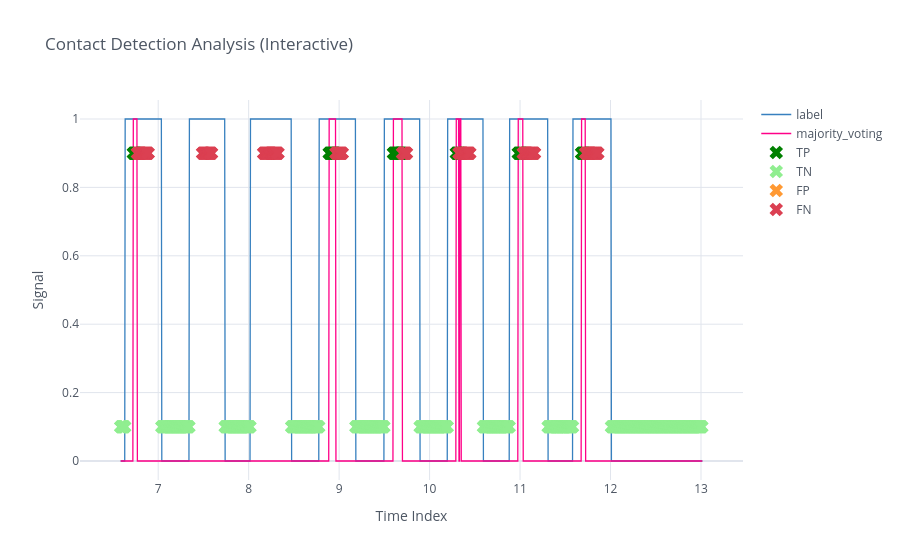

The code cell stored with this chart in its notebook:
### Code cell
# hyperparameters
import pickle, logging
accuracy_metric = Accuracy()

loss_fn = nn.CrossEntropyLoss()
loss_fn = nn.BCEWithLogitsLoss()
#loss_fn = nn.MultiLabelSoftMarginLoss()

lrs = [0.04, 0.004]
lr_threshold = 0.0005
n_epochs = [35, 15]
n = 14  # Window size for majority voting
batch_size = 71
data_name , dof= 'franka_main', 7 #franka_main, ur5
split_rate = 0.75

torch.manual_seed(2020)
np.random.seed(2020)
random.seed(2020)
device = torch.device("cuda:0" if torch.cuda.is_available() else "cpu")

if device.type == "cuda":
    print("Using GPU:", torch.cuda.get_device_name())

main_path = os.getcwd().replace('pipelines', '')
dataset_info = {os.getcwd().replace('pipelines', '') + f'/dataset/{data_name}/labeled_data/': dof}
logging.basicConfig(
    level=logging.INFO,  # Set the logging level to INFO
    format='%(asctime)s - %(levelname)s - %(message)s',
    handlers=[
        logging.StreamHandler(),  # Print log to console
        logging.FileHandler(os.getcwd() + f'/trained_models/{data_name}/contact_detection/{data_name}_training_log_batch_size{batch_size}_{time.time()}.txt')#num_layers{num_layers}_hidden_size{hidden_size}.txt')  # Save log to a single file
    ]
)
dict_label = {'link7': 1, 'link6':1, 'link5':1, 'link4':1, 'link3':1, 'link2':1, 'link1':1, 'no_contact': 0}
selected_features = [f'e{i}' for i in range(dof)]#+[ f'de{i}' for i in range(robot_dof)]

for num_layers in [1,2,3]:
    for hidden_size in [32, 64, 128, 256]:
        for seq_num in [30, 50, 80, 100, 150, 200]:
            for gap in [3, 5, 10, 15]:
                # Load the dataset from the file _half_0_75_0_3
                with open(f'{main_path}/dataset/{data_name}/pickleDatasets/{data_name}_feature_e_gap_{gap}_splitRate_{split_rate}_seqNum_{seq_num}.pickle', 'rb') as f:
                    master_dataset = pickle.load(f)

                # Training
                train_dataloader = DataLoader(master_dataset, batch_size=batch_size, shuffle=True)

                # Build the model
                #model_lstmBlock = lstmBlock(num_features_joints=seq_num, num_layers=num_layers, hidden_size=64, dropout=0.2, bidirectional=True)
                model_cnnLSTM = cnnLSTM(num_features_joints=seq_num, num_layers=num_layers, hidden_size=hidden_size, dropout=0.7, bidirectional=True)
                models = [model_cnnLSTM, model_cnnLSTM]
                models_names = ['model_lstmBlock',  'model_cnnLSTM',]
                for model in models:
                    model.to(device)
                    
                for ii in [1]:#range(len(models)):
                    model = models[ii]
                    #model.lstm.flatten_parameters()
                    
                    lr = lrs[ii]
                    logging.info(f'------------  {models_names[ii]} , num_layers = {num_layers}, hidden_size={hidden_size} seq_num = {seq_num}, gap = {gap}, --------------')
                    #  training on source robot
                    #model, loss_seq, lr_seq = train_loop(model, train_datasetloader,selected_features, lr, n_epochs[ii])
                    model.train()
                    # Use Adam optimizer and CrossEntropyLoss as the loss function
                    optimizer = optim.Adam(model.parameters(), lr=lr, weight_decay=1e-5)
                    # Initialize learning rate scheduler
                    scheduler = torch.optim.lr_scheduler.ReduceLROnPlateau(optimizer, mode='min', factor=0.5, patience=1, verbose=True)
                    loss_seq = []
                    lr_seq = []
                    # Training loop
                    for epoch in range(n_epochs[ii]):
                        running_loss = []
                        
                        for X_batch, y_batch in train_dataloader:
                            X_batch, y_batch = X_batch.to(device), y_batch.to(device) # Move data to device
                            optimizer.zero_grad()
                            y_pred = model(X_batch)
                            y_batch = create_hierarchical_labels(y_batch, dof)
                            loss = loss_fn(y_pred, y_batch)            
                            loss.backward()
                            optimizer.step()
                            running_loss.append(loss.cpu().detach().numpy())

                        avg_loss = np.mean(running_loss)
                        #print(f"Epoch: {epoch + 1}/{n_epochs} - learning rate: {optimizer.param_groups[0]['lr']:.5f}, classification loss: {avg_loss:.4f}")
                        # Update the scheduler with the average loss
                        scheduler.step(avg_loss)
                        current_lr = optimizer.param_groups[0]['lr']
                        if current_lr < lr_threshold:
                            print(f"Learning rate has dropped below the threshold of {lr_threshold}. Stopping training.")
                            break
                        loss_seq.append(avg_loss)
                        lr_seq.append(current_lr)
                        if avg_loss < 0.08:
                            print('early stopping <0.08!')
                            break
                    #logging.info(f'loss = {loss_seq}')
                    #logging.info(f'lr = {lr_seq}')
                    model.eval()
                    os.makedirs(f'{main_path}/pipelines/trained_models/{data_name}/contact_detection/{batch_size}/', exist_ok=True)
                    accuracies = []
                    # Loop through each dataset path and corresponding dof
                    for data_path, dof in dataset_info.items():
                        # Load the dataset for testing
                        testing_datasets = LoadDatasets(data_path, dict_label)
                        test_datasetloader = DataLoader(testing_datasets, batch_size=1, shuffle=False)
                        
                        for trial_dataset_path, label in test_datasetloader:
                            if 'link1' in trial_dataset_path[0]:
                                # Load the dataset for the specific trial
                                data = LoadSeqDataset(file_path=trial_dataset_path[0], label=label[0], 
                                                    selected_features=selected_features[0:dof], seq_num=seq_num, gap=1)
                                data.sequences = data.sequences[(len(data)-len(data)//2):len(data)]
                                # Initialize an empty dataframe if not done before
                                df = pd.DataFrame(columns=["time", "label", "model_out", "probability", "majority_voting"])

                                # Create a DataLoader for this specific trial data
                                test_loader = DataLoader(data, batch_size=len(data), shuffle=False)

                                # Iterate through the DataLoader to make predictions
                                for batch_idx, (seqs, labels) in enumerate(test_loader):
                                    seqs = seqs.float().to(device)  # Convert sequences to float and move to device

                                    # Perform the prediction without gradient computation
                                    with torch.no_grad():
                                        predictions = model.prediction(seqs)

                                    # Fill the dataframe with the results
                                    df['time'] = data.data.time[len(data.data.time)-len(data)-1:-1]
                                    df['label'] = labels.cpu().numpy()  # Convert label to numpy
                                    df['model_out'] = predictions.cpu().detach().numpy()  # Convert predictions to numpy
                                    df['majority_voting'] = majority_voting_last_n(df['model_out'], n)

                                # Call the function
                                df, TP, TN, FP, FN, contact_avg_delay, no_contact_avg_delay, ModelAccuracy, DetectionFailureRate, FalseAlarmRate, contact_delays, no_contact_delays = contact_detection_accuracy(df)
                                print('contact_delays:', contact_delays)
                                print('no_contact_delays:', no_contact_delays)
                                logging.info(f"Accuracy:{ModelAccuracy:.2f}, DetectionFailurRate:{DetectionFailureRate:.2f}, FalseAlarm:{FalseAlarmRate:.2f}, Contact Detection Delay: {contact_avg_delay*1000:.3f}ms, No-Contact Detection Delay: {no_contact_avg_delay*1000:.3f}ms, TP: {TP}, TN: {TN}, FP: {FP}, FN: {FN}")

                                df[['time','label', 'majority_voting', 'TP', 'TN', 'FP', 'FN']].iplot( x='time',kind='scatter', 
                                    mode={'label': 'lines', 'majority_voting': 'lines', 'TP': 'markers', 'TN': 'markers', 'FP': 'markers', 'FN': 'markers', },
                                    title='Contact Detection Analysis (Interactive)',
                                    xTitle='Time Index',yTitle='Signal',theme='white',
                                    symbol=[None, None, 'x','x', 'x', 'x'],
                                    colors=['blue', 'pink', 'green', 'lightgreen', 'orange', 'red'],
                                )
                                break
                        torch.save(model.state_dict(), f'{main_path}/pipelines/trained_models/{data_name}/contact_detection/{batch_size}/numLayer{num_layers}_hiddenSize{hidden_size}_seq_num{seq_num}_gap{gap}_accuracy{ModelAccuracy:.2f}.pth')

### Figure 1 — Plotly figure (JSON) as saved in the notebook; plotly's stock layout.template omitted (floating-point values rounded to 4 significant figures; data arrays with more than 128 entries replaced by an {"elided": "..."} marker saying what was removed)
{"data": [{"line": {"color": "rgba(55, 128, 191, 1.0)", "dash": "solid", "shape": "linear", "width": 1.3}, "mode": "lines", "name": "label", "text": "", "type": "scatter", "x": {"elided": "1287 float values"}, "y": {"elided": "1287 int values"}}, {"line": {"color": "rgba(255, 0, 136, 1.0)", "dash": "solid", "shape": "linear", "width": 1.3}, "mode": "lines", "name": "majority_voting", "text": "", "type": "scatter", "x": {"elided": "1287 float values"}, "y": {"elided": "1287 int values"}}, {"line": {"color": "rgba(0, 128, 0, 1.0)", "dash": "solid", "shape": "linear", "width": 1.3}, "marker": {"size": 12, "symbol": "x"}, "mode": "markers", "name": "TP", "text": "", "type": "scatter", "x": {"elided": "1287 float values"}, "y": {"elided": "1287 mixed values"}}, {"line": {"color": "rgba(144, 238, 144, 1.0)", "dash": "solid", "shape": "linear", "width": 1.3}, "marker": {"size": 12, "symbol": "x"}, "mode": "markers", "name": "TN", "text": "", "type": "scatter", "x": {"elided": "1287 float values"}, "y": {"elided": "1287 mixed values"}}, {"line": {"color": "rgba(255, 153, 51, 1.0)", "dash": "solid", "shape": "linear", "width": 1.3}, "marker": {"size": 12, "symbol": "x"}, "mode": "markers", "name": "FP", "text": "", "type": "scatter", "x": {"elided": "1287 float values"}, "y": {"elided": "1287 str values"}}, {"line": {"color": "rgba(219, 64, 82, 1.0)", "dash": "solid", "shape": "linear", "width": 1.3}, "marker": {"size": 12, "symbol": "x"}, "mode": "markers", "name": "FN", "text": "", "type": "scatter", "x": {"elided": "1287 float values"}, "y": {"elided": "1287 mixed values"}}], "layout": {"legend": {"bgcolor": "#FFFFFF", "font": {"color": "#4D5663"}}, "paper_bgcolor": "#FFFFFF", "plot_bgcolor": "#FFFFFF", "title": {"font": {"color": "#4D5663"}, "text": "Contact Detection Analysis (Interactive)"}, "xaxis": {"gridcolor": "#E1E5ED", "showgrid": true, "tickfont": {"color": "#4D5663"}, "title": {"font": {"color": "#4D5663"}, "text": "Time Index"}, "zerolinecolor": "#E1E5ED"}, "yaxis": {"gridcolor": "#E1E5ED", "showgrid": true, "tickfont": {"color": "#4D5663"}, "title": {"font": {"color": "#4D5663"}, "text": "Signal"}, "zerolinecolor": "#E1E5ED"}}}
